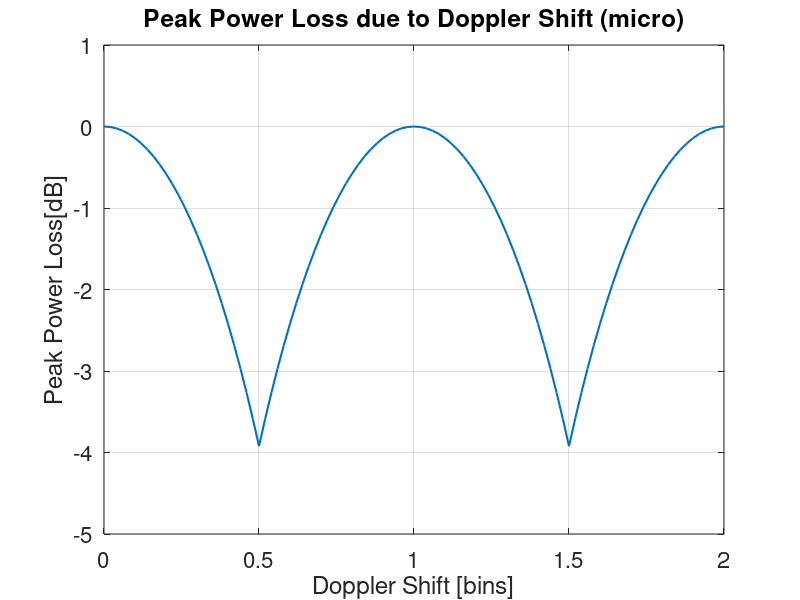

This figure's MATLAB source:
clear; close all; clc;

%ミクロ評価
%整数倍のビンがドップラーシフトによって小数部に来てしまう場合の電力低下
SF = 12;
N = 2^SF;
Fs = 100000;
BW = 100000;
df = Fs / N;
t = (0:N-1)/Fs;
mu = BW * Fs / N;
tx_chirp = exp(1i * pi * mu * t.^2);
rx_down_chirp = conj(tx_chirp);
fft_ideal = fft(tx_chirp .* rx_down_chirp);
ref_power = max(abs(fft_ideal).^2);
fd_bin_vec = 0:0.02:2;
max_power_dB = zeros(size(fd_bin_vec));
for idx = 1:length(fd_bin_vec)
    fd_bin = fd_bin_vec(idx);
    fd = fd_bin * df;
    rx_signal = tx_chirp .* exp(1i * 2 * pi * fd * t);
    dechirp_signal = rx_signal .* rx_down_chirp;
    fft_signal = fft(dechirp_signal);
    max_power = max(abs(fft_signal).^2);
    max_power_dB(idx) = 10 * log10(max_power / ref_power);
end

font_size = 16;

figure;
plot(fd_bin_vec, max_power_dB, 'LineWidth', 1.5);
grid on;
xlabel('Doppler Shift [bins]');
ylabel('Peak Power Loss[dB]');
title('Peak Power Loss due to Doppler Shift (micro)')
ylim([-5 1]);
set(gca, 'FontSize', font_size);
